Frame 1 (no input): blank canvas, image omitted
Frame 60 (no input): blank canvas, image omitted
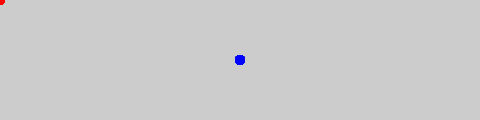
Frame 120 (the mouse pressed at the canvas centre since frame 60)

The p5.js sketch whose frames 1 and 60 were blank and that drew this single picture after the mouse press (run headless with seeded random() and noise() and a simulated clock; from frame 60 on, the mouse is pressed at the canvas centre):

// p5.js sketch
// ── sketch.js
// function setup(){
//   createCanvas(480,120);
//   fill(255, 0, 0, 100);
//   noStroke();
// }
//
// function draw(){
//   background (0);
//   rect(mouseX, mouseY, 10, 10);
//   line (mouseX, mouseY, pmouseX, pmouseY);
// }
//
// //Only draw the current position: repaint background every time before we draw the dot
// //background in function draw makes drawing only where mouse is at one time
//
// function setup(){
//   createCanvas(480,120);
//   background (204);
// }
//
// function draw(){
//   stroke (255, 0, 0, 100);
//   strokeWeight(10);
//   line (mouseX, mouseY, pmouseX, pmouseY);
//   noStroke();
//   ellipse(mouseX, mouseY, 10, 10);
// }
//
// //IF ELSE STATEMENTS
//
// if ( ) {
// //do something if the condition is true
// } else {
//   //do something else if false
// }
//
// var draw_rect = true;
// if(draw_rect){
//   rect(10, 10, 10, 10);
// }
//
// var a_boolean_variable = true;
//
// if(a_boolean_variable){
//   rect(10, 10, 10, 10);
// } else{
//   ellipse(10, 10, 10, 10);
// }
//
// //EXAMPLE

// function setup(){
//   createCanvas(480, 120);
//   background(204);
//   noStroke();
// }
//
// function draw(){
// if(mouseY<40){
//   fill(255, 0, 0);
// } else{
//   fill(0, 0, 255);
// }
// ellipse(mouseX, mouseY, 10, 10);
// }

function setup(){
  createCanvas(480, 120);
  background(204);
  noStroke();
}

function draw(){
if(mouseY<40){
  fill(255, 0, 0);
} else{
  if(mouseY<80){
    fill(0, 0, 255);
  } else{
    fill(0, 255, 0);
  }
  }
ellipse(mouseX, mouseY, 10, 10);
}
